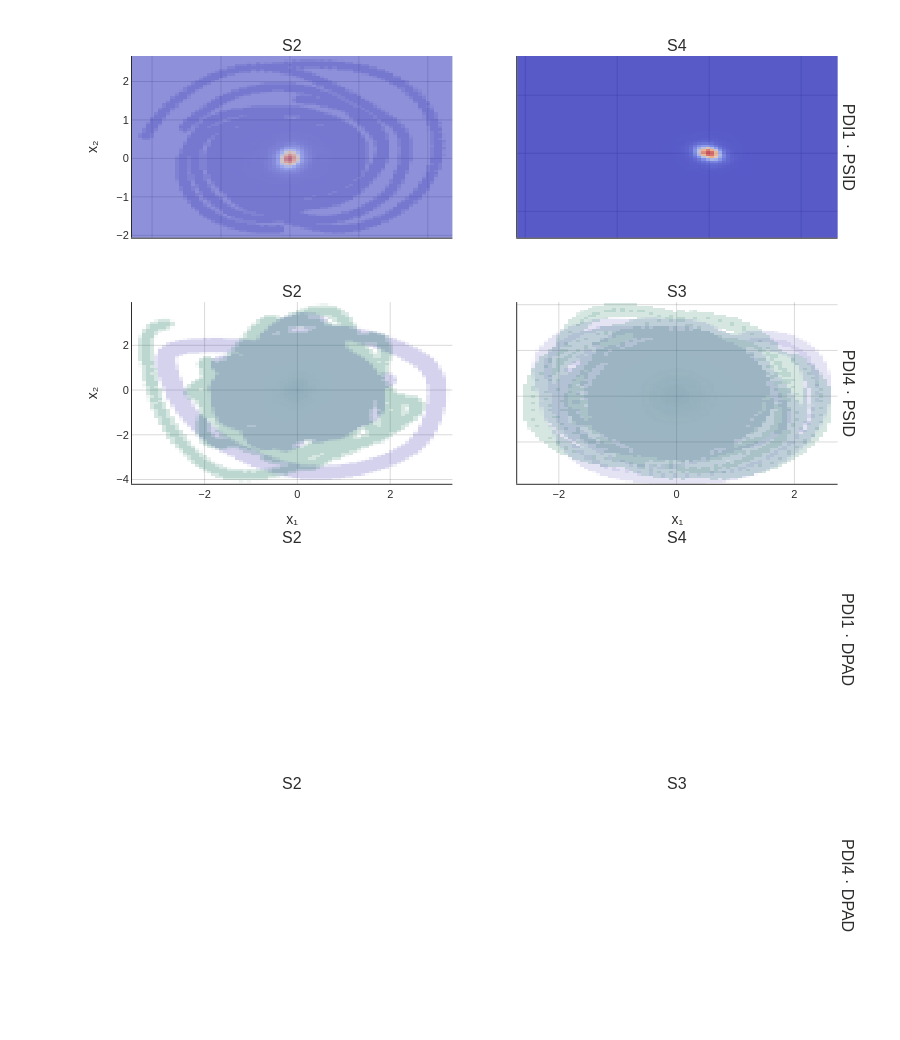

Notebook cell for this chart:
### Markdown cell above
## Fig 59: Latent phase space trajectories

### Code cell
import logging
from typing import List, Tuple

import numpy as np
import plotly.graph_objects as go
from plotly.graph_objects import Figure
from plotly.subplots import make_subplots

from dashboard.thesis.constants import (
    COLOR_DBS_OFF,
    COLOR_DBS_ON,
    FONT_FAMILY,
    FONT_SIZE_ANNOTATION,
    FONT_SIZE_BASE,
    FONT_SIZE_TICK,
    apply_thesis_style,
    grid_color,
    paper_colors,
    true_line_color,
)
from dashboard.thesis.latent_phase_space_data import kde_on_fixed_grid, load_panel_latent_data, PanelLatentData

logger = logging.getLogger(__name__)


def _hex_to_rgb(h: str) -> tuple[int, int, int]:
    h = h.lstrip("#")
    return int(h[0:2], 16), int(h[2:4], 16), int(h[4:6], 16)


_OFF_RGB = _hex_to_rgb(COLOR_DBS_OFF)
_ON_RGB = _hex_to_rgb(COLOR_DBS_ON)


def _rgba(r: int, g: int, b: int, a: float) -> str:
    return f"rgba({r},{g},{b},{a})"


def _kde_colorscale(
    z: np.ndarray,
    t_lo: float,
    t_hi: float,
    rgb: Tuple[int, int, int],
) -> Tuple[List[list], float, float]:
    zmin = float(np.nanmin(z))
    zmax = float(np.nanmax(z))
    span = zmax - zmin + 1e-15
    r, g, b = rgb

    def norm(t: float) -> float:
        return float(np.clip((t - zmin) / span, 0.0, 1.0))

    a0, a1, a2 = 0.0, 0.38, 0.62
    n_lo = norm(t_lo)
    n_hi = norm(t_hi)
    return (
        [
            [0.0, _rgba(r, g, b, a0)],
            [n_lo, _rgba(r, g, b, a0)],
            [min(n_lo + 1e-6, 1.0), _rgba(r, g, b, a1)],
            [n_hi, _rgba(r, g, b, a1)],
            [min(n_hi + 1e-6, 1.0), _rgba(r, g, b, a2)],
            [1.0, _rgba(r, g, b, a2 + 0.08)],
        ],
        zmin,
        zmax,
    )


def _common_xy_mesh(
    pairs: List[Tuple[np.ndarray, np.ndarray]],
    grid_n: int,
    pad: float = 0.05,
) -> Tuple[np.ndarray, np.ndarray]:
    xs = np.concatenate([np.asarray(a, dtype=float).ravel() for a, _ in pairs])
    ys = np.concatenate([np.asarray(b, dtype=float).ravel() for _, b in pairs])
    m = np.isfinite(xs) & np.isfinite(ys)
    xs, ys = xs[m], ys[m]
    if xs.size == 0:
        return np.linspace(0, 1, grid_n), np.linspace(0, 1, grid_n)
    xmin, xmax = float(np.min(xs)), float(np.max(xs))
    ymin, ymax = float(np.min(ys)), float(np.max(ys))
    dx = xmax - xmin + 1e-9
    dy = ymax - ymin + 1e-9
    xmin -= pad * dx
    xmax += pad * dx
    ymin -= pad * dy
    ymax += pad * dy
    return np.linspace(xmin, xmax, grid_n), np.linspace(ymin, ymax, grid_n)


def _add_kde_heatmap(
    fig: Figure,
    row: int,
    col: int,
    xi: np.ndarray,
    yi: np.ndarray,
    zi: np.ndarray,
    p_lo: float,
    p_hi: float,
    rgb: Tuple[int, int, int],
    showlegend: bool,
    name: str,
    opacity: float,
) -> None:
    flat = zi[np.isfinite(zi)].ravel()
    if flat.size == 0:
        return
    t_lo = float(np.percentile(flat, p_lo))
    t_hi = float(np.percentile(flat, p_hi))
    cs, zmin, zmax = _kde_colorscale(zi, t_lo, t_hi, rgb)
    fig.add_trace(
        go.Heatmap(
            x=xi,
            y=yi,
            z=zi,
            zmin=zmin,
            zmax=zmax,
            colorscale=cs,
            showscale=False,
            opacity=opacity,
            hoverinfo="skip",
            name=name,
            legendgroup=name,
            showlegend=showlegend,
        ),
        row=row,
        col=col,
    )


def _add_dual_kde_heatmaps(
    fig: Figure,
    row: int,
    col: int,
    x_off: np.ndarray,
    y_off: np.ndarray,
    x_on: np.ndarray,
    y_on: np.ndarray,
    grid_n: int,
    p_lo: float,
    p_hi: float,
    showlegend_off: bool,
    showlegend_on: bool,
) -> None:
    pairs: List[Tuple[np.ndarray, np.ndarray]] = []
    if len(x_off) >= 2:
        pairs.append((x_off, y_off))
    if len(x_on) >= 2:
        pairs.append((x_on, y_on))
    if not pairs:
        return
    xi, yi = _common_xy_mesh(pairs, grid_n)
    if len(x_off) >= 2:
        zo = kde_on_fixed_grid(x_off, y_off, xi, yi)
        _add_kde_heatmap(
            fig, row, col, xi, yi, zo, p_lo, p_hi, _OFF_RGB,
            False, "DBS-OFF (density)", 0.40,
        )
    if len(x_on) >= 2:
        zn = kde_on_fixed_grid(x_on, y_on, xi, yi)
        _add_kde_heatmap(
            fig, row, col, xi, yi, zn, p_lo, p_hi, _ON_RGB,
            False, "DBS-ON (density)", 0.45,
        )


def _empty_cell(fig: Figure, row: int, col: int) -> None:
    fig.add_trace(
        go.Scatter(x=[None], y=[None], mode="markers", marker=dict(opacity=0), showlegend=False),
        row=row,
        col=col,
    )
    fig.update_xaxes(visible=False, row=row, col=col)
    fig.update_yaxes(visible=False, row=row, col=col)


def _xy_range_from_points(
    xs: List[np.ndarray],
    ys: List[np.ndarray],
    pad: float = 0.05,
) -> Tuple[Tuple[float, float], Tuple[float, float]]:
    xa_parts: List[np.ndarray] = []
    ya_parts: List[np.ndarray] = []
    for xa, ya in zip(xs, ys):
        xa = np.asarray(xa, dtype=float).ravel()
        ya = np.asarray(ya, dtype=float).ravel()
        m = np.isfinite(xa) & np.isfinite(ya)
        if np.any(m):
            xa_parts.append(xa[m])
            ya_parts.append(ya[m])
    if not xa_parts:
        return (0.0, 1.0), (0.0, 1.0)
    xa = np.concatenate(xa_parts)
    ya = np.concatenate(ya_parts)
    xmin, xmax = float(np.min(xa)), float(np.max(xa))
    ymin, ymax = float(np.min(ya)), float(np.max(ya))
    dx = xmax - xmin + 1e-9
    dy = ymax - ymin + 1e-9
    return (xmin - pad * dx, xmax + pad * dx), (ymin - pad * dy, ymax + pad * dy)


for lp_spec in THESIS_LATENT_PHASE:
    rows_spec = list(lp_spec.rows)
    n_p = len(rows_spec)
    if n_p == 0:
        raise ValueError("ThesisLatentPhaseSpec.rows is empty")
    max_cols = max(len(r.panels) for r in rows_spec)
    n_rows = 2 * n_p
    theme = lp_spec.theme
    paper_bg, plot_bg = paper_colors(theme)
    grid = grid_color(theme)
    fg = true_line_color(theme)

    p_lo, p_hi = lp_spec.density_percentiles

    subplot_titles: List[str | None] = []
    for _ in range(2):
        for r in rows_spec:
            for c in range(max_cols):
                if c < len(r.panels):
                    subplot_titles.append(r.panels[c].session_label)
                else:
                    subplot_titles.append("")

    row_titles = [f"{r.participant_label} · PSID" for r in rows_spec] + [
        f"{r.participant_label} · DPAD" for r in rows_spec
    ]

    fig = make_subplots(
        rows=n_rows,
        cols=max_cols,
        subplot_titles=subplot_titles[: n_rows * max_cols] if subplot_titles else None,
        vertical_spacing=0.07,
        horizontal_spacing=0.09,
        row_titles=row_titles,
    )

    cache: dict[tuple[int, int], PanelLatentData] = {}
    for pi, rspec in enumerate(rows_spec):
        for ci, panel in enumerate(rspec.panels):
            cache[(pi, ci)] = load_panel_latent_data(
                results_root,
                panel,
                lp_spec.split,
                lp_spec.n_psid_latent,
                lp_spec.n_dpad_latent,
                lp_spec.n_trajectory_trials,
                lp_spec.trajectory_seed,
            )

    for ri in range(1, n_rows + 1):
        pi = (ri - 1) if (ri - 1) < n_p else (ri - 1 - n_p)
        is_psid = (ri - 1) < n_p
        rspec = rows_spec[pi]

        for ci in range(1, max_cols + 1):
            if ci > len(rspec.panels):
                _empty_cell(fig, ri, ci)
                continue

            data = cache[(pi, ci - 1)]

            if is_psid:
                xr, yr = _xy_range_from_points(
                    [data.x_psid_off, data.x_psid_on],
                    [data.y_psid_off, data.y_psid_on],
                )
                _add_dual_kde_heatmaps(
                    fig,
                    ri,
                    ci,
                    data.x_psid_off,
                    data.y_psid_off,
                    data.x_psid_on,
                    data.y_psid_on,
                    lp_spec.kde_grid,
                    p_lo,
                    p_hi,
                    False,
                    False,
                )
                fig.update_xaxes(range=list(xr), row=ri, col=ci)
                fig.update_yaxes(range=list(yr), row=ri, col=ci)
                if ci == 1:
                    fig.update_yaxes(title_text="x\u2082", row=ri, col=ci)
                if ri == n_p:
                    fig.update_xaxes(title_text="x\u2081", row=ri, col=ci)
            else:
                xr, yr = _xy_range_from_points(
                    [data.x_dpad_off, data.x_dpad_on],
                    [data.y_dpad_off, data.y_dpad_on],
                )
                _add_dual_kde_heatmaps(
                    fig,
                    ri,
                    ci,
                    data.x_dpad_off,
                    data.y_dpad_off,
                    data.x_dpad_on,
                    data.y_dpad_on,
                    lp_spec.kde_grid,
                    p_lo,
                    p_hi,
                    False,
                    False,
                )
                v1, v2 = data.pca_variance_ratio
                if v1 > 1e-9 or v2 > 1e-9:
                    fig.add_annotation(
                        text=f"PC1: {v1:.0%} \u00b7 PC2: {v2:.0%}",
                        xref="x domain",
                        yref="y domain",
                        x=0.98,
                        y=0.02,
                        xanchor="right",
                        yanchor="bottom",
                        showarrow=False,
                        font=dict(size=FONT_SIZE_ANNOTATION - 1, color=fg, family=FONT_FAMILY),
                        row=ri,
                        col=ci,
                    )
                fig.update_xaxes(range=list(xr), row=ri, col=ci)
                fig.update_yaxes(range=list(yr), row=ri, col=ci)
                if ci == 1:
                    fig.update_yaxes(title_text="x\u2082", row=ri, col=ci)
                if ri == n_rows:
                    fig.update_xaxes(title_text="x\u2081", row=ri, col=ci)

    for ri in range(1, n_rows + 1):
        for ci in range(1, max_cols + 1):
            fig.update_xaxes(
                showticklabels=(ri == n_p or ri == n_rows),
                gridcolor=grid,
                zeroline=False,
                showline=True, linecolor=fg, linewidth=1,
                tickfont=dict(size=FONT_SIZE_TICK),
                row=ri,
                col=ci,
            )
            fig.update_yaxes(
                showticklabels=(ci == 1),
                gridcolor=grid,
                zeroline=False,
                showline=True, linecolor=fg, linewidth=1,
                tickfont=dict(size=FONT_SIZE_TICK),
                row=ri,
                col=ci,
            )

    apply_thesis_style(
        fig, theme,
        height=max(240 * n_rows + 80, 600),
        margin=dict(l=132, r=48, t=56, b=64),
        show_legend=False,
        hovermode="closest",
    )

    fig.write_image(str(OUT / 'fig_059_latent_phase.png'), width=1200, height=800, scale=2)
    fig.show()

### Figure 1 — Plotly figure (JSON) as saved in the notebook; plotly's stock layout.template omitted (floating-point values rounded to 4 significant figures; data arrays with more than 128 entries replaced by an {"elided": "..."} marker saying what was removed)
{"data": [{"colorscale": [[0.0, "rgba(83,74,183,0.0)"], [1.865e-14, "rgba(83,74,183,0.0)"], [1e-06, "rgba(83,74,183,0.38)"], [2.192e-05, "rgba(83,74,183,0.38)"], [2.292e-05, "rgba(83,74,183,0.62)"], [1.0, "rgba(83,74,183,0.7)"]], "hoverinfo": "skip", "legendgroup": "DBS-OFF (density)", "name": "DBS-OFF (density)", "opacity": 0.4, "showlegend": false, "showscale": false, "type": "heatmap", "x": [-2.291, -2.232, -2.173, -2.114, -2.056, -1.997, -1.938, -1.879, -1.82, -1.761, -1.703, -1.644, -1.585, -1.526, -1.467, -1.408, -1.35, -1.291, -1.232, -1.173, -1.114, -1.055, -0.9965, -0.9377, -0.8789, -0.82, -0.7612, -0.7024, -0.6435, -0.5847, -0.5259, -0.467, -0.4082, -0.3494, -0.2905, -0.2317, -0.1729, -0.114, -0.05519, 0.003646, 0.06248, 0.1213, 0.1801, 0.239, 0.2978, 0.3567, 0.4155, 0.4743, 0.5332, 0.592, 0.6508, 0.7097, 0.7685, 0.8273, 0.8862, 0.945, 1.004, 1.063, 1.121, 1.18, 1.239, 1.298, 1.357, 1.416, 1.475, 1.533, 1.592, 1.651, 1.71, 1.769, 1.828, 1.886, 1.945, 2.004, 2.063, 2.122, 2.181, 2.239, 2.298, 2.357], "xaxis": "x", "y": [-2.063, -2.003, -1.943, -1.883, -1.823, -1.764, -1.704, -1.644, -1.584, -1.524, -1.464, -1.405, -1.345, -1.285, -1.225, -1.165, -1.106, -1.046, -0.9859, -0.9261, -0.8663, -0.8065, -0.7467, -0.6869, -0.627, -0.5672, -0.5074, -0.4476, -0.3878, -0.328, -0.2681, -0.2083, -0.1485, -0.08869, -0.02887, 0.03094, 0.09076, 0.1506, 0.2104, 0.2702, 0.33, 0.3898, 0.4497, 0.5095, 0.5693, 0.6291, 0.6889, 0.7487, 0.8086, 0.8684, 0.9282, 0.988, 1.048, 1.108, 1.167, 1.227, 1.287, 1.347, 1.407, 1.467, 1.526, 1.586, 1.646, 1.706, 1.766, 1.825, 1.885, 1.945, 2.005, 2.065, 2.125, 2.184, 2.244, 2.304, 2.364, 2.424, 2.483, 2.543, 2.603, 2.663], "yaxis": "y", "z": {"elided": "80x80 float values"}, "zmax": 6.591, "zmin": 0.0}, {"colorscale": [[0.0, "rgba(15,110,86,0.0)"], [1.809e-120, "rgba(15,110,86,0.0)"], [1e-06, "rgba(15,110,86,0.38)"], [1.27e-13, "rgba(15,110,86,0.38)"], [1e-06, "rgba(15,110,86,0.62)"], [1.0, "rgba(15,110,86,0.7)"]], "hoverinfo": "skip", "legendgroup": "DBS-ON (density)", "name": "DBS-ON (density)", "opacity": 0.45, "showlegend": false, "showscale": false, "type": "heatmap", "x": [-2.291, -2.232, -2.173, -2.114, -2.056, -1.997, -1.938, -1.879, -1.82, -1.761, -1.703, -1.644, -1.585, -1.526, -1.467, -1.408, -1.35, -1.291, -1.232, -1.173, -1.114, -1.055, -0.9965, -0.9377, -0.8789, -0.82, -0.7612, -0.7024, -0.6435, -0.5847, -0.5259, -0.467, -0.4082, -0.3494, -0.2905, -0.2317, -0.1729, -0.114, -0.05519, 0.003646, 0.06248, 0.1213, 0.1801, 0.239, 0.2978, 0.3567, 0.4155, 0.4743, 0.5332, 0.592, 0.6508, 0.7097, 0.7685, 0.8273, 0.8862, 0.945, 1.004, 1.063, 1.121, 1.18, 1.239, 1.298, 1.357, 1.416, 1.475, 1.533, 1.592, 1.651, 1.71, 1.769, 1.828, 1.886, 1.945, 2.004, 2.063, 2.122, 2.181, 2.239, 2.298, 2.357], "xaxis": "x", "y": [-2.063, -2.003, -1.943, -1.883, -1.823, -1.764, -1.704, -1.644, -1.584, -1.524, -1.464, -1.405, -1.345, -1.285, -1.225, -1.165, -1.106, -1.046, -0.9859, -0.9261, -0.8663, -0.8065, -0.7467, -0.6869, -0.627, -0.5672, -0.5074, -0.4476, -0.3878, -0.328, -0.2681, -0.2083, -0.1485, -0.08869, -0.02887, 0.03094, 0.09076, 0.1506, 0.2104, 0.2702, 0.33, 0.3898, 0.4497, 0.5095, 0.5693, 0.6291, 0.6889, 0.7487, 0.8086, 0.8684, 0.9282, 0.988, 1.048, 1.108, 1.167, 1.227, 1.287, 1.347, 1.407, 1.467, 1.526, 1.586, 1.646, 1.706, 1.766, 1.825, 1.885, 1.945, 2.005, 2.065, 2.125, 2.184, 2.244, 2.304, 2.364, 2.424, 2.483, 2.543, 2.603, 2.663], "yaxis": "y", "z": {"elided": "80x80 float values"}, "zmax": 7.484, "zmin": 0.0}, {"colorscale": [[0.0, "rgba(83,74,183,0.0)"], [1.77e-22, "rgba(83,74,183,0.0)"], [1e-06, "rgba(83,74,183,0.38)"], [3.217e-08, "rgba(83,74,183,0.38)"], [1.032e-06, "rgba(83,74,183,0.62)"], [1.0, "rgba(83,74,183,0.7)"]], "hoverinfo": "skip", "legendgroup": "DBS-OFF (density)", "name": "DBS-OFF (density)", "opacity": 0.4, "showlegend": false, "showscale": false, "type": "heatmap", "x": [-4.175, -4.087, -3.998, -3.91, -3.822, -3.734, -3.646, -3.558, -3.469, -3.381, -3.293, -3.205, -3.117, -3.028, -2.94, -2.852, -2.764, -2.676, -2.587, -2.499, -2.411, -2.323, -2.235, -2.147, -2.058, -1.97, -1.882, -1.794, -1.706, -1.617, -1.529, -1.441, -1.353, -1.265, -1.176, -1.088, -1.0, -0.9119, -0.8237, -0.7355, -0.6473, -0.5591, -0.4709, -0.3827, -0.2945, -0.2064, -0.1182, -0.02997, 0.05822, 0.1464, 0.2346, 0.3228, 0.411, 0.4992, 0.5874, 0.6755, 0.7637, 0.8519, 0.9401, 1.028, 1.116, 1.205, 1.293, 1.381, 1.469, 1.557, 1.646, 1.734, 1.822, 1.91, 1.998, 2.087, 2.175, 2.263, 2.351, 2.439, 2.528, 2.616, 2.704, 2.792], "xaxis": "x2", "y": [-2.91, -2.83, -2.751, -2.672, -2.593, -2.513, -2.434, -2.355, -2.276, -2.196, -2.117, -2.038, -1.959, -1.879, -1.8, -1.721, -1.642, -1.562, -1.483, -1.404, -1.325, -1.245, -1.166, -1.087, -1.008, -0.9285, -0.8492, -0.77, -0.6908, -0.6115, -0.5323, -0.453, -0.3738, -0.2945, -0.2153, -0.1361, -0.05681, 0.02243, 0.1017, 0.1809, 0.2602, 0.3394, 0.4186, 0.4979, 0.5771, 0.6564, 0.7356, 0.8149, 0.8941, 0.9733, 1.053, 1.132, 1.211, 1.29, 1.37, 1.449, 1.528, 1.607, 1.687, 1.766, 1.845, 1.924, 2.003, 2.083, 2.162, 2.241, 2.32, 2.4, 2.479, 2.558, 2.637, 2.717, 2.796, 2.875, 2.954, 3.034, 3.113, 3.192, 3.271, 3.351], "yaxis": "y2", "z": {"elided": "80x80 float values"}, "zmax": 3.923, "zmin": 0.0}, {"colorscale": [[0.0, "rgba(15,110,86,0.0)"], [1.127e-316, "rgba(15,110,86,0.0)"], [1e-06, "rgba(15,110,86,0.38)"], [3.432e-40, "rgba(15,110,86,0.38)"], [1e-06, "rgba(15,110,86,0.62)"], [1.0, "rgba(15,110,86,0.7)"]], "hoverinfo": "skip", "legendgroup": "DBS-ON (density)", "name": "DBS-ON (density)", "opacity": 0.45, "showlegend": false, "showscale": false, "type": "heatmap", "x": [-4.175, -4.087, -3.998, -3.91, -3.822, -3.734, -3.646, -3.558, -3.469, -3.381, -3.293, -3.205, -3.117, -3.028, -2.94, -2.852, -2.764, -2.676, -2.587, -2.499, -2.411, -2.323, -2.235, -2.147, -2.058, -1.97, -1.882, -1.794, -1.706, -1.617, -1.529, -1.441, -1.353, -1.265, -1.176, -1.088, -1.0, -0.9119, -0.8237, -0.7355, -0.6473, -0.5591, -0.4709, -0.3827, -0.2945, -0.2064, -0.1182, -0.02997, 0.05822, 0.1464, 0.2346, 0.3228, 0.411, 0.4992, 0.5874, 0.6755, 0.7637, 0.8519, 0.9401, 1.028, 1.116, 1.205, 1.293, 1.381, 1.469, 1.557, 1.646, 1.734, 1.822, 1.91, 1.998, 2.087, 2.175, 2.263, 2.351, 2.439, 2.528, 2.616, 2.704, 2.792], "xaxis": "x2", "y": [-2.91, -2.83, -2.751, -2.672, -2.593, -2.513, -2.434, -2.355, -2.276, -2.196, -2.117, -2.038, -1.959, -1.879, -1.8, -1.721, -1.642, -1.562, -1.483, -1.404, -1.325, -1.245, -1.166, -1.087, -1.008, -0.9285, -0.8492, -0.77, -0.6908, -0.6115, -0.5323, -0.453, -0.3738, -0.2945, -0.2153, -0.1361, -0.05681, 0.02243, 0.1017, 0.1809, 0.2602, 0.3394, 0.4186, 0.4979, 0.5771, 0.6564, 0.7356, 0.8149, 0.8941, 0.9733, 1.053, 1.132, 1.211, 1.29, 1.37, 1.449, 1.528, 1.607, 1.687, 1.766, 1.845, 1.924, 2.003, 2.083, 2.162, 2.241, 2.32, 2.4, 2.479, 2.558, 2.637, 2.717, 2.796, 2.875, 2.954, 3.034, 3.113, 3.192, 3.271, 3.351], "yaxis": "y2", "z": {"elided": "80x80 float values"}, "zmax": 6.185, "zmin": 0.0}, {"colorscale": [[0.0, "rgba(83,74,183,0.0)"], [1.916e-21, "rgba(83,74,183,0.0)"], [1e-06, "rgba(83,74,183,0.38)"], [4.821e-06, "rgba(83,74,183,0.38)"], [5.821e-06, "rgba(83,74,183,0.62)"], [1.0, "rgba(83,74,183,0.7)"]], "hoverinfo": "skip", "legendgroup": "DBS-OFF (density)", "name": "DBS-OFF (density)", "opacity": 0.4, "showlegend": false, "showscale": false, "type": "heatmap", "x": [-3.564, -3.476, -3.389, -3.302, -3.214, -3.127, -3.04, -2.952, -2.865, -2.777, -2.69, -2.603, -2.515, -2.428, -2.34, -2.253, -2.166, -2.078, -1.991, -1.903, -1.816, -1.729, -1.641, -1.554, -1.466, -1.379, -1.292, -1.204, -1.117, -1.029, -0.9421, -0.8547, -0.7673, -0.6799, -0.5925, -0.5051, -0.4177, -0.3303, -0.2429, -0.1555, -0.06814, 0.01925, 0.1066, 0.194, 0.2814, 0.3688, 0.4562, 0.5436, 0.631, 0.7184, 0.8058, 0.8932, 0.9806, 1.068, 1.155, 1.243, 1.33, 1.418, 1.505, 1.592, 1.68, 1.767, 1.855, 1.942, 2.029, 2.117, 2.204, 2.291, 2.379, 2.466, 2.554, 2.641, 2.728, 2.816, 2.903, 2.991, 3.078, 3.165, 3.253, 3.34], "xaxis": "x3", "y": [-4.193, -4.09, -3.987, -3.884, -3.781, -3.678, -3.576, -3.473, -3.37, -3.267, -3.164, -3.061, -2.958, -2.856, -2.753, -2.65, -2.547, -2.444, -2.341, -2.238, -2.136, -2.033, -1.93, -1.827, -1.724, -1.621, -1.518, -1.416, -1.313, -1.21, -1.107, -1.004, -0.9014, -0.7985, -0.6957, -0.5928, -0.49, -0.3871, -0.2843, -0.1814, -0.07855, 0.0243, 0.1272, 0.23, 0.3329, 0.4357, 0.5386, 0.6414, 0.7443, 0.8471, 0.95, 1.053, 1.156, 1.259, 1.361, 1.464, 1.567, 1.67, 1.773, 1.876, 1.979, 2.081, 2.184, 2.287, 2.39, 2.493, 2.596, 2.698, 2.801, 2.904, 3.007, 3.11, 3.213, 3.316, 3.418, 3.521, 3.624, 3.727, 3.83, 3.933], "yaxis": "y3", "z": {"elided": "80x80 float values"}, "zmax": 1.085, "zmin": 1.93e-320}, {"colorscale": [[0.0, "rgba(15,110,86,0.0)"], [3.26e-26, "rgba(15,110,86,0.0)"], [1e-06, "rgba(15,110,86,0.38)"], [4.811e-05, "rgba(15,110,86,0.38)"], [4.911e-05, "rgba(15,110,86,0.62)"], [1.0, "rgba(15,110,86,0.7)"]], "hoverinfo": "skip", "legendgroup": "DBS-ON (density)", "name": "DBS-ON (density)", "opacity": 0.45, "showlegend": false, "showscale": false, "type": "heatmap", "x": [-3.564, -3.476, -3.389, -3.302, -3.214, -3.127, -3.04, -2.952, -2.865, -2.777, -2.69, -2.603, -2.515, -2.428, -2.34, -2.253, -2.166, -2.078, -1.991, -1.903, -1.816, -1.729, -1.641, -1.554, -1.466, -1.379, -1.292, -1.204, -1.117, -1.029, -0.9421, -0.8547, -0.7673, -0.6799, -0.5925, -0.5051, -0.4177, -0.3303, -0.2429, -0.1555, -0.06814, 0.01925, 0.1066, 0.194, 0.2814, 0.3688, 0.4562, 0.5436, 0.631, 0.7184, 0.8058, 0.8932, 0.9806, 1.068, 1.155, 1.243, 1.33, 1.418, 1.505, 1.592, 1.68, 1.767, 1.855, 1.942, 2.029, 2.117, 2.204, 2.291, 2.379, 2.466, 2.554, 2.641, 2.728, 2.816, 2.903, 2.991, 3.078, 3.165, 3.253, 3.34], "xaxis": "x3", "y": [-4.193, -4.09, -3.987, -3.884, -3.781, -3.678, -3.576, -3.473, -3.37, -3.267, -3.164, -3.061, -2.958, -2.856, -2.753, -2.65, -2.547, -2.444, -2.341, -2.238, -2.136, -2.033, -1.93, -1.827, -1.724, -1.621, -1.518, -1.416, -1.313, -1.21, -1.107, -1.004, -0.9014, -0.7985, -0.6957, -0.5928, -0.49, -0.3871, -0.2843, -0.1814, -0.07855, 0.0243, 0.1272, 0.23, 0.3329, 0.4357, 0.5386, 0.6414, 0.7443, 0.8471, 0.95, 1.053, 1.156, 1.259, 1.361, 1.464, 1.567, 1.67, 1.773, 1.876, 1.979, 2.081, 2.184, 2.287, 2.39, 2.493, 2.596, 2.698, 2.801, 2.904, 3.007, 3.11, 3.213, 3.316, 3.418, 3.521, 3.624, 3.727, 3.83, 3.933], "yaxis": "y3", "z": {"elided": "80x80 float values"}, "zmax": 1.611, "zmin": 0.0}, {"colorscale": [[0.0, "rgba(83,74,183,0.0)"], [9.419e-09, "rgba(83,74,183,0.0)"], [1.009e-06, "rgba(83,74,183,0.38)"], [0.001269, "rgba(83,74,183,0.38)"], [0.00127, "rgba(83,74,183,0.62)"], [1.0, "rgba(83,74,183,0.7)"]], "hoverinfo": "skip", "legendgroup": "DBS-OFF (density)", "name": "DBS-OFF (density)", "opacity": 0.4, "showlegend": false, "showscale": false, "type": "heatmap", "x": [-2.707, -2.638, -2.569, -2.5, -2.431, -2.362, -2.294, -2.225, -2.156, -2.087, -2.018, -1.949, -1.88, -1.812, -1.743, -1.674, -1.605, -1.536, -1.467, -1.398, -1.33, -1.261, -1.192, -1.123, -1.054, -0.9853, -0.9165, -0.8476, -0.7788, -0.7099, -0.641, -0.5722, -0.5033, -0.4345, -0.3656, -0.2968, -0.2279, -0.159, -0.09018, -0.02132, 0.04753, 0.1164, 0.1852, 0.2541, 0.323, 0.3918, 0.4607, 0.5295, 0.5984, 0.6672, 0.7361, 0.805, 0.8738, 0.9427, 1.012, 1.08, 1.149, 1.218, 1.287, 1.356, 1.425, 1.494, 1.562, 1.631, 1.7, 1.769, 1.838, 1.907, 1.976, 2.044, 2.113, 2.182, 2.251, 2.32, 2.389, 2.458, 2.526, 2.595, 2.664, 2.733], "xaxis": "x4", "y": [-3.829, -3.728, -3.627, -3.527, -3.426, -3.326, -3.225, -3.125, -3.024, -2.924, -2.823, -2.723, -2.622, -2.522, -2.421, -2.321, -2.22, -2.12, -2.019, -1.919, -1.818, -1.717, -1.617, -1.516, -1.416, -1.315, -1.215, -1.114, -1.014, -0.9133, -0.8127, -0.7122, -0.6117, -0.5112, -0.4106, -0.3101, -0.2096, -0.1091, -0.00853, 0.092, 0.1925, 0.293, 0.3936, 0.4941, 0.5946, 0.6952, 0.7957, 0.8962, 0.9967, 1.097, 1.198, 1.298, 1.399, 1.499, 1.6, 1.7, 1.801, 1.901, 2.002, 2.103, 2.203, 2.304, 2.404, 2.505, 2.605, 2.706, 2.806, 2.907, 3.007, 3.108, 3.208, 3.309, 3.409, 3.51, 3.61, 3.711, 3.811, 3.912, 4.013, 4.113], "yaxis": "y4", "z": {"elided": "80x80 float values"}, "zmax": 0.6995, "zmin": 3.196e-119}, {"colorscale": [[0.0, "rgba(15,110,86,0.0)"], [1.24e-06, "rgba(15,110,86,0.0)"], [2.24e-06, "rgba(15,110,86,0.38)"], [0.0009105, "rgba(15,110,86,0.38)"], [0.0009115, "rgba(15,110,86,0.62)"], [1.0, "rgba(15,110,86,0.7)"]], "hoverinfo": "skip", "legendgroup": "DBS-ON (density)", "name": "DBS-ON (density)", "opacity": 0.45, "showlegend": false, "showscale": false, "type": "heatmap", "x": [-2.707, -2.638, -2.569, -2.5, -2.431, -2.362, -2.294, -2.225, -2.156, -2.087, -2.018, -1.949, -1.88, -1.812, -1.743, -1.674, -1.605, -1.536, -1.467, -1.398, -1.33, -1.261, -1.192, -1.123, -1.054, -0.9853, -0.9165, -0.8476, -0.7788, -0.7099, -0.641, -0.5722, -0.5033, -0.4345, -0.3656, -0.2968, -0.2279, -0.159, -0.09018, -0.02132, 0.04753, 0.1164, 0.1852, 0.2541, 0.323, 0.3918, 0.4607, 0.5295, 0.5984, 0.6672, 0.7361, 0.805, 0.8738, 0.9427, 1.012, 1.08, 1.149, 1.218, 1.287, 1.356, 1.425, 1.494, 1.562, 1.631, 1.7, 1.769, 1.838, 1.907, 1.976, 2.044, 2.113, 2.182, 2.251, 2.32, 2.389, 2.458, 2.526, 2.595, 2.664, 2.733], "xaxis": "x4", "y": [-3.829, -3.728, -3.627, -3.527, -3.426, -3.326, -3.225, -3.125, -3.024, -2.924, -2.823, -2.723, -2.622, -2.522, -2.421, -2.321, -2.22, -2.12, -2.019, -1.919, -1.818, -1.717, -1.617, -1.516, -1.416, -1.315, -1.215, -1.114, -1.014, -0.9133, -0.8127, -0.7122, -0.6117, -0.5112, -0.4106, -0.3101, -0.2096, -0.1091, -0.00853, 0.092, 0.1925, 0.293, 0.3936, 0.4941, 0.5946, 0.6952, 0.7957, 0.8962, 0.9967, 1.097, 1.198, 1.298, 1.399, 1.499, 1.6, 1.7, 1.801, 1.901, 2.002, 2.103, 2.203, 2.304, 2.404, 2.505, 2.605, 2.706, 2.806, 2.907, 3.007, 3.108, 3.208, 3.309, 3.409, 3.51, 3.61, 3.711, 3.811, 3.912, 4.013, 4.113], "yaxis": "y4", "z": {"elided": "80x80 float values"}, "zmax": 0.7016, "zmin": 9.581e-243}], "layout": {"annotations": [{"font": {"size": 16}, "showarrow": false, "text": "S2", "x": 0.2225, "xanchor": "center", "xref": "paper", "y": 1.0, "yanchor": "bottom", "yref": "paper"}, {"font": {"size": 16}, "showarrow": false, "text": "S4", "x": 0.7575, "xanchor": "center", "xref": "paper", "y": 1.0, "yanchor": "bottom", "yref": "paper"}, {"font": {"size": 16}, "showarrow": false, "text": "S2", "x": 0.2225, "xanchor": "center", "xref": "paper", "y": 0.7325, "yanchor": "bottom", "yref": "paper"}, {"font": {"size": 16}, "showarrow": false, "text": "S3", "x": 0.7575, "xanchor": "center", "xref": "paper", "y": 0.7325, "yanchor": "bottom", "yref": "paper"}, {"font": {"size": 16}, "showarrow": false, "text": "S2", "x": 0.2225, "xanchor": "center", "xref": "paper", "y": 0.465, "yanchor": "bottom", "yref": "paper"}, {"font": {"size": 16}, "showarrow": false, "text": "S4", "x": 0.7575, "xanchor": "center", "xref": "paper", "y": 0.465, "yanchor": "bottom", "yref": "paper"}, {"font": {"size": 16}, "showarrow": false, "text": "S2", "x": 0.2225, "xanchor": "center", "xref": "paper", "y": 0.1975, "yanchor": "bottom", "yref": "paper"}, {"font": {"size": 16}, "showarrow": false, "text": "S3", "x": 0.7575, "xanchor": "center", "xref": "paper", "y": 0.1975, "yanchor": "bottom", "yref": "paper"}, {"font": {"size": 16}, "showarrow": false, "text": "PDI1 · PSID", "textangle": 90, "x": 0.98, "xanchor": "left", "xref": "paper", "y": 0.9012, "yanchor": "middle", "yref": "paper"}, {"font": {"size": 16}, "showarrow": false, "text": "PDI4 · PSID", "textangle": 90, "x": 0.98, "xanchor": "left", "xref": "paper", "y": 0.6338, "yanchor": "middle", "yref": "paper"}, {"font": {"size": 16}, "showarrow": false, "text": "PDI1 · DPAD", "textangle": 90, "x": 0.98, "xanchor": "left", "xref": "paper", "y": 0.3663, "yanchor": "middle", "yref": "paper"}, {"font": {"size": 16}, "showarrow": false, "text": "PDI4 · DPAD", "textangle": 90, "x": 0.98, "xanchor": "left", "xref": "paper", "y": 0.09875, "yanchor": "middle", "yref": "paper"}], "font": {"color": "#2C2C2A", "family": "Arial, Helvetica, sans-serif", "size": 12}, "height": 1040, "hovermode": "closest", "legend": {"bgcolor": "rgba(0,0,0,0)", "font": {"size": 11}, "itemsizing": "constant", "itemwidth": 40, "orientation": "h", "tracegroupgap": 8, "x": 0.5, "xanchor": "center", "y": -0.16, "yanchor": "bottom"}, "margin": {"b": 64, "l": 132, "r": 48, "t": 56}, "paper_bgcolor": "#FFFFFF", "plot_bgcolor": "#FFFFFF", "showlegend": false, "xaxis": {"anchor": "y", "domain": [0.0, 0.445], "gridcolor": "rgba(0,0,0,0.15)", "linecolor": "#2C2C2A", "linewidth": 1, "mirror": false, "range": [-2.291, 2.357], "showgrid": true, "showline": true, "showticklabels": false, "tickfont": {"size": 11}, "zeroline": false}, "xaxis2": {"anchor": "y2", "domain": [0.535, 0.98], "gridcolor": "rgba(0,0,0,0.15)", "linecolor": "#2C2C2A", "linewidth": 1, "mirror": false, "range": [-4.175, 2.792], "showgrid": true, "showline": true, "showticklabels": false, "tickfont": {"size": 11}, "zeroline": false}, "xaxis3": {"anchor": "y3", "domain": [0.0, 0.445], "gridcolor": "rgba(0,0,0,0.15)", "linecolor": "#2C2C2A", "linewidth": 1, "mirror": false, "range": [-3.564, 3.34], "showgrid": true, "showline": true, "showticklabels": true, "tickfont": {"size": 11}, "title": {"text": "x₁"}, "zeroline": false}, "xaxis4": {"anchor": "y4", "domain": [0.535, 0.98], "gridcolor": "rgba(0,0,0,0.15)", "linecolor": "#2C2C2A", "linewidth": 1, "mirror": false, "range": [-2.707, 2.733], "showgrid": true, "showline": true, "showticklabels": true, "tickfont": {"size": 11}, "title": {"text": "x₁"}, "zeroline": false}, "xaxis5": {"anchor": "y5", "domain": [0.0, 0.445], "gridcolor": "rgba(0,0,0,0.15)", "linecolor": "#2C2C2A", "linewidth": 1, "mirror": false, "range": [0.0, 1.0], "showgrid": true, "showline": true, "showticklabels": false, "tickfont": {"size": 11}, "zeroline": false}, "xaxis6": {"anchor": "y6", "domain": [0.535, 0.98], "gridcolor": "rgba(0,0,0,0.15)", "linecolor": "#2C2C2A", "linewidth": 1, "mirror": false, "range": [0.0, 1.0], "showgrid": true, "showline": true, "showticklabels": false, "tickfont": {"size": 11}, "zeroline": false}, "xaxis7": {"anchor": "y7", "domain": [0.0, 0.445], "gridcolor": "rgba(0,0,0,0.15)", "linecolor": "#2C2C2A", "linewidth": 1, "mirror": false, "range": [0.0, 1.0], "showgrid": true, "showline": true, "showticklabels": true, "tickfont": {"size": 11}, "title": {"text": "x₁"}, "zeroline": false}, "xaxis8": {"anchor": "y8", "domain": [0.535, 0.98], "gridcolor": "rgba(0,0,0,0.15)", "linecolor": "#2C2C2A", "linewidth": 1, "mirror": false, "range": [0.0, 1.0], "showgrid": true, "showline": true, "showticklabels": true, "tickfont": {"size": 11}, "title": {"text": "x₁"}, "zeroline": false}, "yaxis": {"anchor": "x", "domain": [0.8025, 1.0], "gridcolor": "rgba(0,0,0,0.15)", "linecolor": "#2C2C2A", "linewidth": 1, "mirror": false, "range": [-2.063, 2.663], "showgrid": true, "showline": true, "showticklabels": true, "tickfont": {"size": 11}, "title": {"text": "x₂"}, "zeroline": false}, "yaxis2": {"anchor": "x2", "domain": [0.8025, 1.0], "gridcolor": "rgba(0,0,0,0.15)", "linecolor": "#2C2C2A", "linewidth": 1, "mirror": false, "range": [-2.91, 3.351], "showgrid": true, "showline": true, "showticklabels": false, "tickfont": {"size": 11}, "zeroline": false}, "yaxis3": {"anchor": "x3", "domain": [0.535, 0.7325], "gridcolor": "rgba(0,0,0,0.15)", "linecolor": "#2C2C2A", "linewidth": 1, "mirror": false, "range": [-4.193, 3.933], "showgrid": true, "showline": true, "showticklabels": true, "tickfont": {"size": 11}, "title": {"text": "x₂"}, "zeroline": false}, "yaxis4": {"anchor": "x4", "domain": [0.535, 0.7325], "gridcolor": "rgba(0,0,0,0.15)", "linecolor": "#2C2C2A", "linewidth": 1, "mirror": false, "range": [-3.829, 4.113], "showgrid": true, "showline": true, "showticklabels": false, "tickfont": {"size": 11}, "zeroline": false}, "yaxis5": {"anchor": "x5", "domain": [0.2675, 0.465], "gridcolor": "rgba(0,0,0,0.15)", "linecolor": "#2C2C2A", "linewidth": 1, "mirror": false, "range": [0.0, 1.0], "showgrid": true, "showline": true, "showticklabels": true, "tickfont": {"size": 11}, "title": {"text": "x₂"}, "zeroline": false}, "yaxis6": {"anchor": "x6", "domain": [0.2675, 0.465], "gridcolor": "rgba(0,0,0,0.15)", "linecolor": "#2C2C2A", "linewidth": 1, "mirror": false, "range": [0.0, 1.0], "showgrid": true, "showline": true, "showticklabels": false, "tickfont": {"size": 11}, "zeroline": false}, "yaxis7": {"anchor": "x7", "domain": [0.0, 0.1975], "gridcolor": "rgba(0,0,0,0.15)", "linecolor": "#2C2C2A", "linewidth": 1, "mirror": false, "range": [0.0, 1.0], "showgrid": true, "showline": true, "showticklabels": true, "tickfont": {"size": 11}, "title": {"text": "x₂"}, "zeroline": false}, "yaxis8": {"anchor": "x8", "domain": [0.0, 0.1975], "gridcolor": "rgba(0,0,0,0.15)", "linecolor": "#2C2C2A", "linewidth": 1, "mirror": false, "range": [0.0, 1.0], "showgrid": true, "showline": true, "showticklabels": false, "tickfont": {"size": 11}, "zeroline": false}}}
